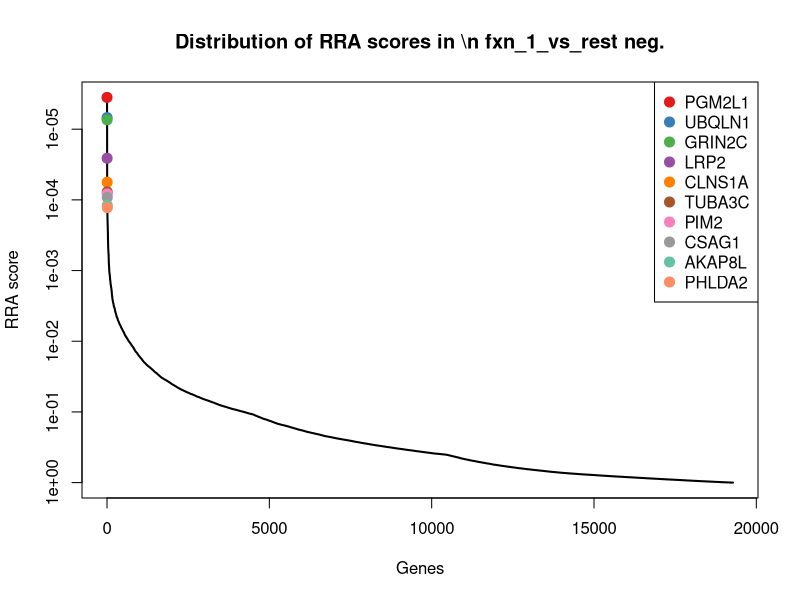
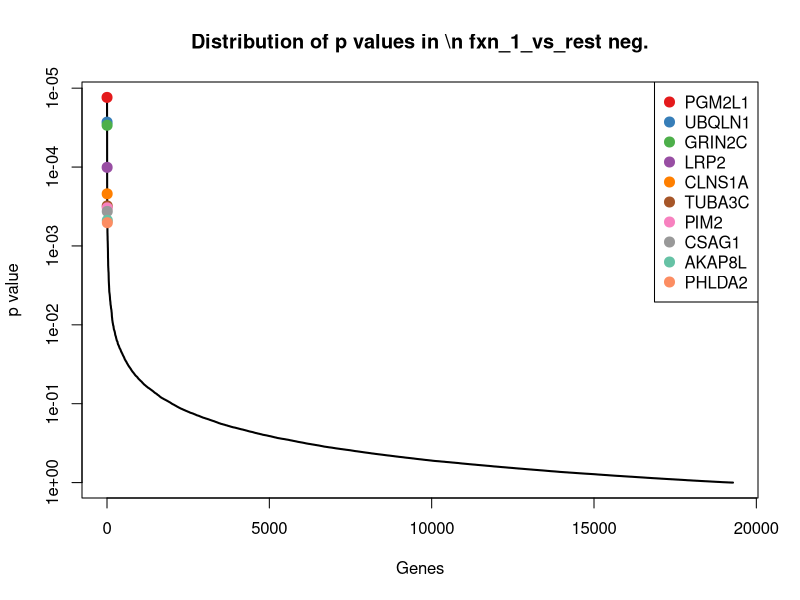
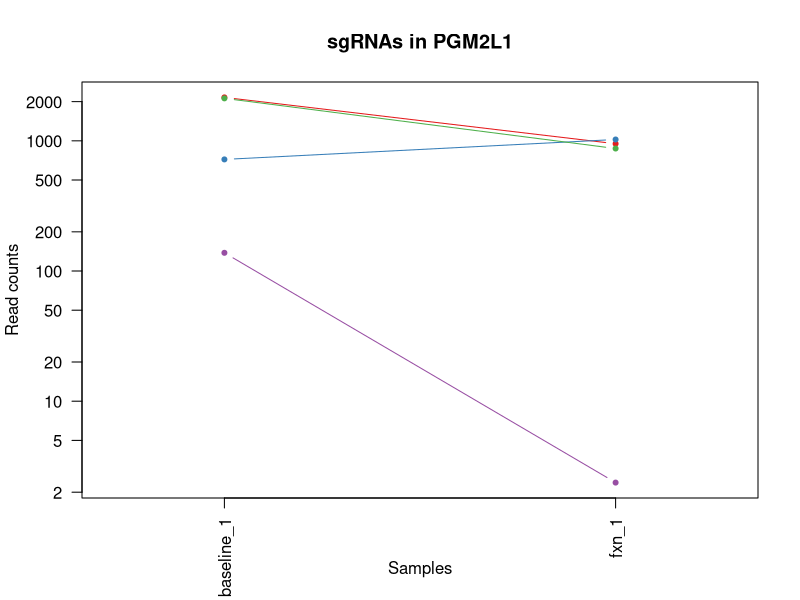
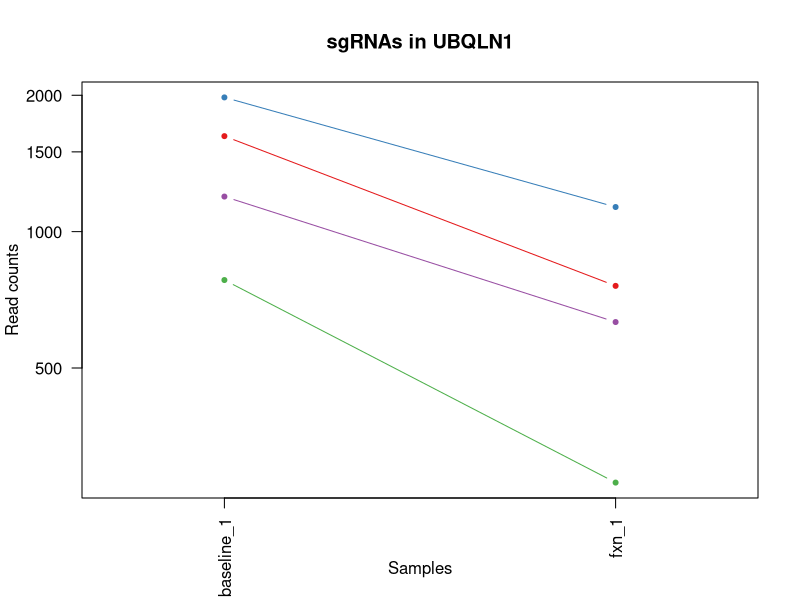
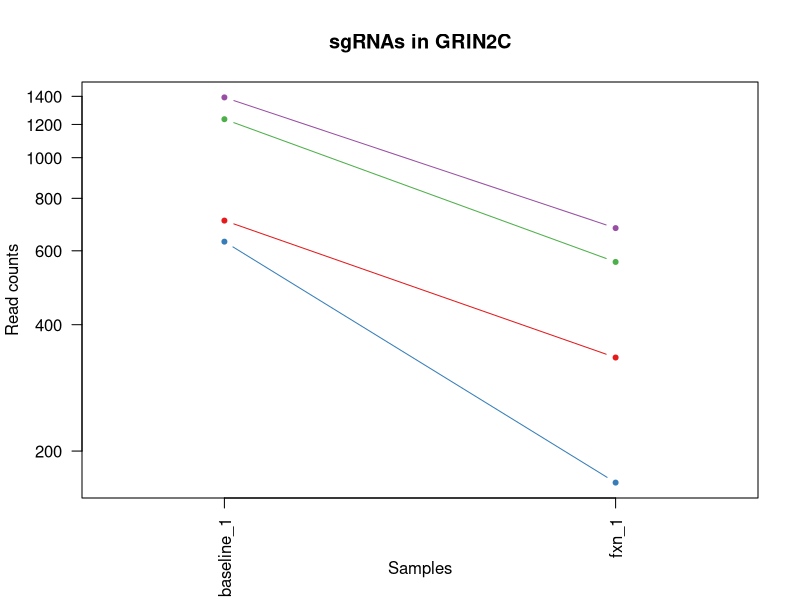
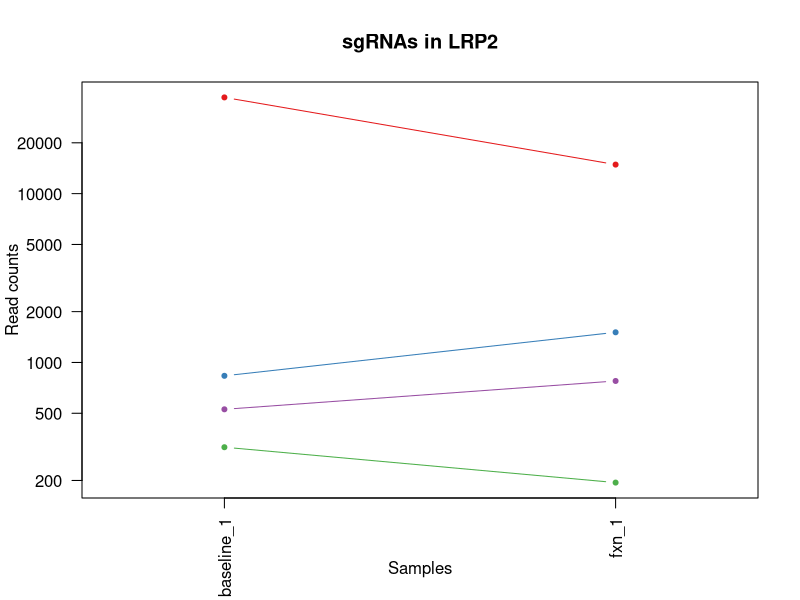
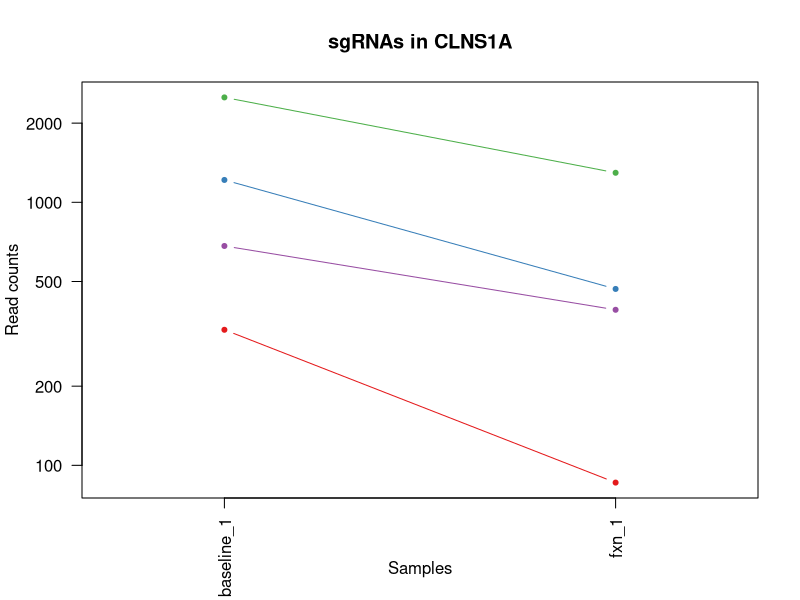
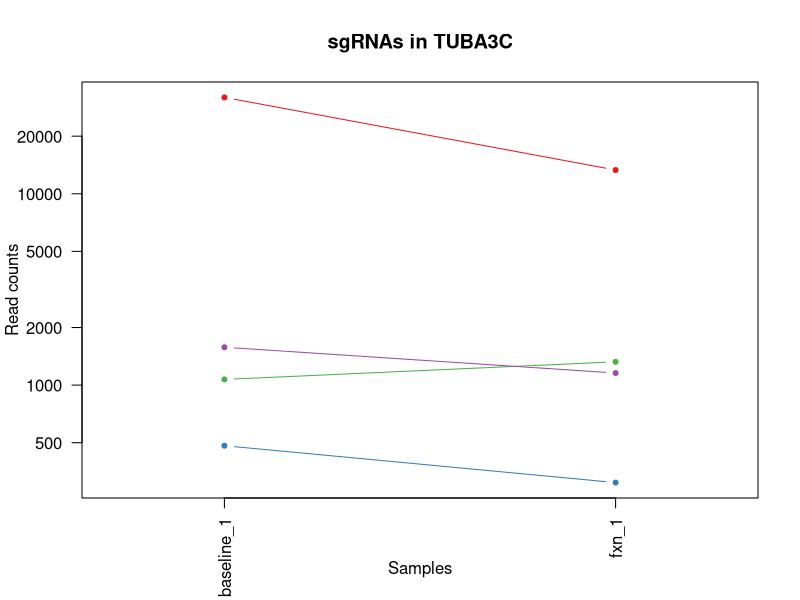

R code for these plots, in order: (Note: this script raises an error after producing the figures.)
pdf(file='defaultTest_totalNormCount_screen1.pdf',width=4.5,height=4.5);
gstable=read.table('defaultTest_totalNormCount_screen1.gene_summary.txt',header=T)
# 
#
# parameters
# Do not modify the variables beginning with "__"

# gstablename='__GENE_SUMMARY_FILE__'
startindex=3
# outputfile='__OUTPUT_FILE__'
targetgenelist=c("PGM2L1","UBQLN1","GRIN2C","LRP2","CLNS1A","TUBA3C","PIM2","CSAG1","AKAP8L","PHLDA2")
# samplelabel=sub('.\\w+.\\w+$','',colnames(gstable)[startindex]);
samplelabel='fxn_1_vs_rest neg.'


# You need to write some codes in front of this code:
# gstable=read.table(gstablename,header=T)
# pdf(file=outputfile,width=6,height=6)


# set up color using RColorBrewer
#library(RColorBrewer)
#colors <- brewer.pal(length(targetgenelist), "Set1")

colors=c( "#E41A1C", "#377EB8", "#4DAF4A", "#984EA3", "#FF7F00",  "#A65628", "#F781BF",
          "#999999", "#66C2A5", "#FC8D62", "#8DA0CB", "#E78AC3", "#A6D854", "#FFD92F", "#E5C494", "#B3B3B3", 
          "#8DD3C7", "#FFFFB3", "#BEBADA", "#FB8072", "#80B1D3", "#FDB462", "#B3DE69", "#FCCDE5",
          "#D9D9D9", "#BC80BD", "#CCEBC5", "#FFED6F")

######
# function definition

plotrankedvalues<-function(val, tglist, ...){
  
  plot(val,log='y',ylim=c(max(val),min(val)),type='l',lwd=2, ...)
  if(length(tglist)>0){
    for(i in 1:length(tglist)){
      targetgene=tglist[i];
      tx=which(names(val)==targetgene);ty=val[targetgene];
      points(tx,ty,col=colors[(i %% length(colors)) ],cex=2,pch=20)
      # text(tx+50,ty,targetgene,col=colors[i])
    }
    legend('topright',tglist,pch=20,pt.cex = 2,cex=1,col=colors)
  }
}



plotrandvalues<-function(val,targetgenelist, ...){
  # choose the one with the best distance distribution
  
  mindiffvalue=0;
  randval=val;
  for(i in 1:20){
    randval0=sample(val)
    vindex=sort(which(names(randval0) %in% targetgenelist))
    if(max(vindex)>0.9*length(val)){
      # print('pass...')
      next;
    }
    mindiffind=min(diff(vindex));
    if (mindiffind > mindiffvalue){
      mindiffvalue=mindiffind;
      randval=randval0;
      # print(paste('Diff: ',mindiffvalue))
    }
  }
  plot(randval,log='y',ylim=c(max(randval),min(randval)),pch=20,col='grey', ...)
  
  if(length(targetgenelist)>0){
    for(i in 1:length(targetgenelist)){
      targetgene=targetgenelist[i];
      tx=which(names(randval)==targetgene);ty=randval[targetgene];
      points(tx,ty,col=colors[(i %% length(colors)) ],cex=2,pch=20)
      text(tx+50,ty,targetgene,col=colors[i])
    }
  }
  
}




# set.seed(1235)



pvec=gstable[,startindex]
names(pvec)=gstable[,'id']
pvec=sort(pvec);

plotrankedvalues(pvec,targetgenelist,xlab='Genes',ylab='RRA score',main=paste('Distribution of RRA scores in \\n',samplelabel))

# plotrandvalues(pvec,targetgenelist,xlab='Genes',ylab='RRA score',main=paste('Distribution of RRA scores in \\n',samplelabel))


pvec=gstable[,startindex+1]
names(pvec)=gstable[,'id']
pvec=sort(pvec);

plotrankedvalues(pvec,targetgenelist,xlab='Genes',ylab='p value',main=paste('Distribution of p values in \\n',samplelabel))

# plotrandvalues(pvec,targetgenelist,xlab='Genes',ylab='p value',main=paste('Distribution of p values in \\n',samplelabel))



# you need to write after this code:
# dev.off()






# parameters
# Do not modify the variables beginning with "__"
targetmat=list(c(2154.096435462645,948.5910978737749),c(718.8126148772087,1022.6141026211503),c(2117.8045933434373,871.8265003579781),c(136.97243638539643,1.3707963842106574))
targetgene="PGM2L1"
collabel=c("baseline_1","fxn_1")

# set up color using RColorBrewer
#library(RColorBrewer)
#colors <- brewer.pal(length(targetgenelist), "Set1")

colors=c( "#E41A1C", "#377EB8", "#4DAF4A", "#984EA3", "#FF7F00",  "#A65628", "#F781BF",
          "#999999", "#66C2A5", "#FC8D62", "#8DA0CB", "#E78AC3", "#A6D854", "#FFD92F", "#E5C494", "#B3B3B3", 
          "#8DD3C7", "#FFFFB3", "#BEBADA", "#FB8072", "#80B1D3", "#FDB462", "#B3DE69", "#FCCDE5",
          "#D9D9D9", "#BC80BD", "#CCEBC5", "#FFED6F")


## code

targetmatvec=unlist(targetmat)+1
yrange=range(targetmatvec[targetmatvec>0]);
# yrange[1]=1; # set the minimum value to 1
for(i in 1:length(targetmat)){
  vali=targetmat[[i]]+1;
  if(i==1){
    plot(1:length(vali),vali,type='b',las=1,pch=20,main=paste('sgRNAs in',targetgene),ylab='Read counts',xlab='Samples',xlim=c(0.7,length(vali)+0.3),ylim = yrange,col=colors[(i %% length(colors))],xaxt='n',log='y')
    axis(1,at=1:length(vali),labels=(collabel),las=2)
    # lines(0:100,rep(1,101),col='black');
  }else{
    lines(1:length(vali),vali,type='b',pch=20,col=colors[(i %% length(colors))])
  }
}




# parameters
# Do not modify the variables beginning with "__"
targetmat=list(c(1623.767258688418,758.0504004684935),c(1977.3200432045694,1132.277813358003),c(780.8599578552088,278.2716659947634),c(1194.1186761803792,630.5663367369024))
targetgene="UBQLN1"
collabel=c("baseline_1","fxn_1")

# set up color using RColorBrewer
#library(RColorBrewer)
#colors <- brewer.pal(length(targetgenelist), "Set1")

colors=c( "#E41A1C", "#377EB8", "#4DAF4A", "#984EA3", "#FF7F00",  "#A65628", "#F781BF",
          "#999999", "#66C2A5", "#FC8D62", "#8DA0CB", "#E78AC3", "#A6D854", "#FFD92F", "#E5C494", "#B3B3B3", 
          "#8DD3C7", "#FFFFB3", "#BEBADA", "#FB8072", "#80B1D3", "#FDB462", "#B3DE69", "#FCCDE5",
          "#D9D9D9", "#BC80BD", "#CCEBC5", "#FFED6F")


## code

targetmatvec=unlist(targetmat)+1
yrange=range(targetmatvec[targetmatvec>0]);
# yrange[1]=1; # set the minimum value to 1
for(i in 1:length(targetmat)){
  vali=targetmat[[i]]+1;
  if(i==1){
    plot(1:length(vali),vali,type='b',las=1,pch=20,main=paste('sgRNAs in',targetgene),ylab='Read counts',xlab='Samples',xlim=c(0.7,length(vali)+0.3),ylim = yrange,col=colors[(i %% length(colors))],xaxt='n',log='y')
    axis(1,at=1:length(vali),labels=(collabel),las=2)
    # lines(0:100,rep(1,101),col='black');
  }else{
    lines(1:length(vali),vali,type='b',pch=20,col=colors[(i %% length(colors))])
  }
}




# parameters
# Do not modify the variables beginning with "__"
targetmat=list(c(707.105569032303,333.1035213631897),c(629.8390664559255,167.2371588737002),c(1233.9226320530586,563.3973139105802),c(1390.7970463747947,678.5442101842754))
targetgene="GRIN2C"
collabel=c("baseline_1","fxn_1")

# set up color using RColorBrewer
#library(RColorBrewer)
#colors <- brewer.pal(length(targetgenelist), "Set1")

colors=c( "#E41A1C", "#377EB8", "#4DAF4A", "#984EA3", "#FF7F00",  "#A65628", "#F781BF",
          "#999999", "#66C2A5", "#FC8D62", "#8DA0CB", "#E78AC3", "#A6D854", "#FFD92F", "#E5C494", "#B3B3B3", 
          "#8DD3C7", "#FFFFB3", "#BEBADA", "#FB8072", "#80B1D3", "#FDB462", "#B3DE69", "#FCCDE5",
          "#D9D9D9", "#BC80BD", "#CCEBC5", "#FFED6F")


## code

targetmatvec=unlist(targetmat)+1
yrange=range(targetmatvec[targetmatvec>0]);
# yrange[1]=1; # set the minimum value to 1
for(i in 1:length(targetmat)){
  vali=targetmat[[i]]+1;
  if(i==1){
    plot(1:length(vali),vali,type='b',las=1,pch=20,main=paste('sgRNAs in',targetgene),ylab='Read counts',xlab='Samples',xlim=c(0.7,length(vali)+0.3),ylim = yrange,col=colors[(i %% length(colors))],xaxt='n',log='y')
    axis(1,at=1:length(vali),labels=(collabel),las=2)
    # lines(0:100,rep(1,101),col='black');
  }else{
    lines(1:length(vali),vali,type='b',pch=20,col=colors[(i %% length(colors))])
  }
}




# parameters
# Do not modify the variables beginning with "__"
targetmat=list(c(37146.45646588572,14858.062008459316),c(832.3709595727939,1507.876022631723),c(313.7488286434722,193.2822901737027),c(526.8170630207555,775.8707534632321))
targetgene="LRP2"
collabel=c("baseline_1","fxn_1")

# set up color using RColorBrewer
#library(RColorBrewer)
#colors <- brewer.pal(length(targetgenelist), "Set1")

colors=c( "#E41A1C", "#377EB8", "#4DAF4A", "#984EA3", "#FF7F00",  "#A65628", "#F781BF",
          "#999999", "#66C2A5", "#FC8D62", "#8DA0CB", "#E78AC3", "#A6D854", "#FFD92F", "#E5C494", "#B3B3B3", 
          "#8DD3C7", "#FFFFB3", "#BEBADA", "#FB8072", "#80B1D3", "#FDB462", "#B3DE69", "#FCCDE5",
          "#D9D9D9", "#BC80BD", "#CCEBC5", "#FFED6F")


## code

targetmatvec=unlist(targetmat)+1
yrange=range(targetmatvec[targetmatvec>0]);
# yrange[1]=1; # set the minimum value to 1
for(i in 1:length(targetmat)){
  vali=targetmat[[i]]+1;
  if(i==1){
    plot(1:length(vali),vali,type='b',las=1,pch=20,main=paste('sgRNAs in',targetgene),ylab='Read counts',xlab='Samples',xlim=c(0.7,length(vali)+0.3),ylim = yrange,col=colors[(i %% length(colors))],xaxt='n',log='y')
    axis(1,at=1:length(vali),labels=(collabel),las=2)
    # lines(0:100,rep(1,101),col='black');
  }else{
    lines(1:length(vali),vali,type='b',pch=20,col=colors[(i %% length(colors))])
  }
}




# parameters
# Do not modify the variables beginning with "__"
targetmat=list(c(326.6265790728685,84.98937582106075),c(1215.1913587012095,467.44156701583415),c(2504.137106225325,1294.0317866948606),c(681.3500681735106,389.30617311582665))
targetgene="CLNS1A"
collabel=c("baseline_1","fxn_1")

# set up color using RColorBrewer
#library(RColorBrewer)
#colors <- brewer.pal(length(targetgenelist), "Set1")

colors=c( "#E41A1C", "#377EB8", "#4DAF4A", "#984EA3", "#FF7F00",  "#A65628", "#F781BF",
          "#999999", "#66C2A5", "#FC8D62", "#8DA0CB", "#E78AC3", "#A6D854", "#FFD92F", "#E5C494", "#B3B3B3", 
          "#8DD3C7", "#FFFFB3", "#BEBADA", "#FB8072", "#80B1D3", "#FDB462", "#B3DE69", "#FCCDE5",
          "#D9D9D9", "#BC80BD", "#CCEBC5", "#FFED6F")


## code

targetmatvec=unlist(targetmat)+1
yrange=range(targetmatvec[targetmatvec>0]);
# yrange[1]=1; # set the minimum value to 1
for(i in 1:length(targetmat)){
  vali=targetmat[[i]]+1;
  if(i==1){
    plot(1:length(vali),vali,type='b',las=1,pch=20,main=paste('sgRNAs in',targetgene),ylab='Read counts',xlab='Samples',xlim=c(0.7,length(vali)+0.3),ylim = yrange,col=colors[(i %% length(colors))],xaxt='n',log='y')
    axis(1,at=1:length(vali),labels=(collabel),las=2)
    # lines(0:100,rep(1,101),col='black');
  }else{
    lines(1:length(vali),vali,type='b',pch=20,col=colors[(i %% length(colors))])
  }
}




# parameters
# Do not modify the variables beginning with "__"
targetmat=list(c(31886.4807677696,13306.32050153285),c(481.1595842256234,308.4291864473979),c(1070.023990224379,1322.8185107632842),c(1575.7683707243045,1155.581351889584))
targetgene="TUBA3C"
collabel=c("baseline_1","fxn_1")

# set up color using RColorBrewer
#library(RColorBrewer)
#colors <- brewer.pal(length(targetgenelist), "Set1")

colors=c( "#E41A1C", "#377EB8", "#4DAF4A", "#984EA3", "#FF7F00",  "#A65628", "#F781BF",
          "#999999", "#66C2A5", "#FC8D62", "#8DA0CB", "#E78AC3", "#A6D854", "#FFD92F", "#E5C494", "#B3B3B3", 
          "#8DD3C7", "#FFFFB3", "#BEBADA", "#FB8072", "#80B1D3", "#FDB462", "#B3DE69", "#FCCDE5",
          "#D9D9D9", "#BC80BD", "#CCEBC5", "#FFED6F")


## code

targetmatvec=unlist(targetmat)+1
yrange=range(targetmatvec[targetmatvec>0]);
# yrange[1]=1; # set the minimum value to 1
for(i in 1:length(targetmat)){
  vali=targetmat[[i]]+1;
  if(i==1){
    plot(1:length(vali),vali,type='b',las=1,pch=20,main=paste('sgRNAs in',targetgene),ylab='Read counts',xlab='Samples',xlim=c(0.7,length(vali)+0.3),ylim = yrange,col=colors[(i %% length(colors))],xaxt='n',log='y')
    axis(1,at=1:length(vali),labels=(collabel),las=2)
    # lines(0:100,rep(1,101),col='black');
  }else{
    lines(1:length(vali),vali,type='b',pch=20,col=colors[(i %% length(colors))])
  }
}




# parameters
# Do not modify the variables beginning with "__"
targetmat=list(c(670.8137269130955,352.2946707421389),c(2066.2935916258525,1352.9760312159187),c(1677.6196695749838,881.4220750474526),c(586.5229968297746,311.1707792158192))
targetgene="PIM2"
collabel=c("baseline_1","fxn_1")

# set up color using RColorBrewer
#library(RColorBrewer)
#colors <- brewer.pal(length(targetgenelist), "Set1")

colors=c( "#E41A1C", "#377EB8", "#4DAF4A", "#984EA3", "#FF7F00",  "#A65628", "#F781BF",
          "#999999", "#66C2A5", "#FC8D62", "#8DA0CB", "#E78AC3", "#A6D854", "#FFD92F", "#E5C494", "#B3B3B3", 
          "#8DD3C7", "#FFFFB3", "#BEBADA", "#FB8072", "#80B1D3", "#FDB462", "#B3DE69", "#FCCDE5",
          "#D9D9D9", "#BC80BD", "#CCEBC5", "#FFED6F")


## code

targetmatvec=unlist(targetmat)+1
yrange=range(targetmatvec[targetmatvec>0]);
# yrange[1]=1; # set the minimum value to 1
for(i in 1:length(targetmat)){
  vali=targetmat[[i]]+1;
  if(i==1){
    plot(1:length(vali),vali,type='b',las=1,pch=20,main=paste('sgRNAs in',targetgene),ylab='Read counts',xlab='Samples',xlim=c(0.7,length(vali)+0.3),ylim = yrange,col=colors[(i %% length(colors))],xaxt='n',log='y')
    axis(1,at=1:length(vali),labels=(collabel),las=2)
    # lines(0:100,rep(1,101),col='black');
  }else{
    lines(1:length(vali),vali,type='b',pch=20,col=colors[(i %% length(colors))])
  }
}




# parameters
# Do not modify the variables beginning with "__"
targetmat=list(c(2415.163557804042,958.1866725632495),c(1114.5107644350207,217.95662508949454),c(1167.1924707370963,1605.2025659106796),c(752.7630478274352,795.0619028421812))
targetgene="CSAG1"
collabel=c("baseline_1","fxn_1")

# set up color using RColorBrewer
#library(RColorBrewer)
#colors <- brewer.pal(length(targetgenelist), "Set1")

colors=c( "#E41A1C", "#377EB8", "#4DAF4A", "#984EA3", "#FF7F00",  "#A65628", "#F781BF",
          "#999999", "#66C2A5", "#FC8D62", "#8DA0CB", "#E78AC3", "#A6D854", "#FFD92F", "#E5C494", "#B3B3B3", 
          "#8DD3C7", "#FFFFB3", "#BEBADA", "#FB8072", "#80B1D3", "#FDB462", "#B3DE69", "#FCCDE5",
          "#D9D9D9", "#BC80BD", "#CCEBC5", "#FFED6F")


## code

targetmatvec=unlist(targetmat)+1
yrange=range(targetmatvec[targetmatvec>0]);
# yrange[1]=1; # set the minimum value to 1
for(i in 1:length(targetmat)){
  vali=targetmat[[i]]+1;
  if(i==1){
    plot(1:length(vali),vali,type='b',las=1,pch=20,main=paste('sgRNAs in',targetgene),ylab='Read counts',xlab='Samples',xlim=c(0.7,length(vali)+0.3),ylim = yrange,col=colors[(i %% length(colors))],xaxt='n',log='y')
    axis(1,at=1:length(vali),labels=(collabel),las=2)
    # lines(0:100,rep(1,101),col='black');
  }else{
    lines(1:length(vali),vali,type='b',pch=20,col=colors[(i %% length(colors))])
  }
}




# parameters
# Do not modify the variables beginning with "__"
targetmat=list(c(1779.4709684256634,2175.453861742313),c(3752.1081932922707,1540.775135852779),c(94.82707134373601,0.0),c(495.20803923951024,1073.3335688369448))
targetgene="AKAP8L"
collabel=c("baseline_1","fxn_1")

# set up color using RColorBrewer
#library(RColorBrewer)
#colors <- brewer.pal(length(targetgenelist), "Set1")

colors=c( "#E41A1C", "#377EB8", "#4DAF4A", "#984EA3", "#FF7F00",  "#A65628", "#F781BF",
          "#999999", "#66C2A5", "#FC8D62", "#8DA0CB", "#E78AC3", "#A6D854", "#FFD92F", "#E5C494", "#B3B3B3", 
          "#8DD3C7", "#FFFFB3", "#BEBADA", "#FB8072", "#80B1D3", "#FDB462", "#B3DE69", "#FCCDE5",
          "#D9D9D9", "#BC80BD", "#CCEBC5", "#FFED6F")


## code

targetmatvec=unlist(targetmat)+1
yrange=range(targetmatvec[targetmatvec>0]);
# yrange[1]=1; # set the minimum value to 1
for(i in 1:length(targetmat)){
  vali=targetmat[[i]]+1;
  if(i==1){
    plot(1:length(vali),vali,type='b',las=1,pch=20,main=paste('sgRNAs in',targetgene),ylab='Read counts',xlab='Samples',xlim=c(0.7,length(vali)+0.3),ylim = yrange,col=colors[(i %% length(colors))],xaxt='n',log='y')
    axis(1,at=1:length(vali),labels=(collabel),las=2)
    # lines(0:100,rep(1,101),col='black');
  }else{
    lines(1:length(vali),vali,type='b',pch=20,col=colors[(i %% length(colors))])
  }
}




# parameters
# Do not modify the variables beginning with "__"
targetmat=list(c(15733.098910968743,5558.579337974216),c(1860.2495847555126,2486.6246409581327),c(1785.3244913481162,1067.850383300102),c(1978.49074778906,1599.719380373837))
targetgene="PHLDA2"
collabel=c("baseline_1","fxn_1")

# set up color using RColorBrewer
#library(RColorBrewer)
#colors <- brewer.pal(length(targetgenelist), "Set1")

colors=c( "#E41A1C", "#377EB8", "#4DAF4A", "#984EA3", "#FF7F00",  "#A65628", "#F781BF",
          "#999999", "#66C2A5", "#FC8D62", "#8DA0CB", "#E78AC3", "#A6D854", "#FFD92F", "#E5C494", "#B3B3B3", 
          "#8DD3C7", "#FFFFB3", "#BEBADA", "#FB8072", "#80B1D3", "#FDB462", "#B3DE69", "#FCCDE5",
          "#D9D9D9", "#BC80BD", "#CCEBC5", "#FFED6F")


## code

targetmatvec=unlist(targetmat)+1
yrange=range(targetmatvec[targetmatvec>0]);
# yrange[1]=1; # set the minimum value to 1
for(i in 1:length(targetmat)){
  vali=targetmat[[i]]+1;
  if(i==1){
    plot(1:length(vali),vali,type='b',las=1,pch=20,main=paste('sgRNAs in',targetgene),ylab='Read counts',xlab='Samples',xlim=c(0.7,length(vali)+0.3),ylim = yrange,col=colors[(i %% length(colors))],xaxt='n',log='y')
    axis(1,at=1:length(vali),labels=(collabel),las=2)
    # lines(0:100,rep(1,101),col='black');
  }else{
    lines(1:length(vali),vali,type='b',pch=20,col=colors[(i %% length(colors))])
  }
}



# 
#
# parameters
# Do not modify the variables beginning with "__"

# gstablename='__GENE_SUMMARY_FILE__'
startindex=9
# outputfile='__OUTPUT_FILE__'
targetgenelist=c("TRA2B","CSNK2A1","DDX6","RPL27A","SUPV3L1","C9orf62","ERGIC2","NPIPB6","ATPAF2","RPL24")
# samplelabel=sub('.\\w+.\\w+$','',colnames(gstable)[startindex]);
samplelabel='fxn_1_vs_rest pos.'


# You need to write some codes in front of this code:
# gstable=read.table(gstablename,header=T)
# pdf(file=outputfile,width=6,height=6)


# set up color using RColorBrewer
#library(RColorBrewer)
#colors <- brewer.pal(length(targetgenelist), "Set1")

colors=c( "#E41A1C", "#377EB8", "#4DAF4A", "#984EA3", "#FF7F00",  "#A65628", "#F781BF",
          "#999999", "#66C2A5", "#FC8D62", "#8DA0CB", "#E78AC3", "#A6D854", "#FFD92F", "#E5C494", "#B3B3B3", 
          "#8DD3C7", "#FFFFB3", "#BEBADA", "#FB8072", "#80B1D3", "#FDB462", "#B3DE69", "#FCCDE5",
          "#D9D9D9", "#BC80BD", "#CCEBC5", "#FFED6F")

######
# function definition

plotrankedvalues<-function(val, tglist, ...){
  
  plot(val,log='y',ylim=c(max(val),min(val)),type='l',lwd=2, ...)
  if(length(tglist)>0){
    for(i in 1:length(tglist)){
      targetgene=tglist[i];
      tx=which(names(val)==targetgene);ty=val[targetgene];
      points(tx,ty,col=colors[(i %% length(colors)) ],cex=2,pch=20)
      # text(tx+50,ty,targetgene,col=colors[i])
    }
    legend('topright',tglist,pch=20,pt.cex = 2,cex=1,col=colors)
  }
}



plotrandvalues<-function(val,targetgenelist, ...){
  # choose the one with the best distance distribution
  
  mindiffvalue=0;
  randval=val;
  for(i in 1:20){
    randval0=sample(val)
    vindex=sort(which(names(randval0) %in% targetgenelist))
    if(max(vindex)>0.9*length(val)){
      # print('pass...')
      next;
    }
    mindiffind=min(diff(vindex));
    if (mindiffind > mindiffvalue){
      mindiffvalue=mindiffind;
      randval=randval0;
      # print(paste('Diff: ',mindiffvalue))
    }
  }
  plot(randval,log='y',ylim=c(max(randval),min(randval)),pch=20,col='grey', ...)
  
  if(length(targetgenelist)>0){
    for(i in 1:length(targetgenelist)){
      targetgene=targetgenelist[i];
      tx=which(names(randval)==targetgene);ty=randval[targetgene];
      points(tx,ty,col=colors[(i %% length(colors)) ],cex=2,pch=20)
      text(tx+50,ty,targetgene,col=colors[i])
    }
  }
  
}




# set.seed(1235)



pvec=gstable[,startindex]
names(pvec)=gstable[,'id']
pvec=sort(pvec);

plotrankedvalues(pvec,targetgenelist,xlab='Genes',ylab='RRA score',main=paste('Distribution of RRA scores in \\n',samplelabel))

# plotrandvalues(pvec,targetgenelist,xlab='Genes',ylab='RRA score',main=paste('Distribution of RRA scores in \\n',samplelabel))


pvec=gstable[,startindex+1]
names(pvec)=gstable[,'id']
pvec=sort(pvec);

plotrankedvalues(pvec,targetgenelist,xlab='Genes',ylab='p value',main=paste('Distribution of p values in \\n',samplelabel))

# plotrandvalues(pvec,targetgenelist,xlab='Genes',ylab='p value',main=paste('Distribution of p values in \\n',samplelabel))



# you need to write after this code:
# dev.off()






# parameters
# Do not modify the variables beginning with "__"
targetmat=list(c(2164.63277672306,7481.806665021768),c(3012.2228958942314,9421.48354867985),c(3009.8814867252504,6703.194318790115),c(2257.118438897815,7984.888938027078))
targetgene="TRA2B"
collabel=c("baseline_1","fxn_1")

# set up color using RColorBrewer
#library(RColorBrewer)
#colors <- brewer.pal(length(targetgenelist), "Set1")

colors=c( "#E41A1C", "#377EB8", "#4DAF4A", "#984EA3", "#FF7F00",  "#A65628", "#F781BF",
          "#999999", "#66C2A5", "#FC8D62", "#8DA0CB", "#E78AC3", "#A6D854", "#FFD92F", "#E5C494", "#B3B3B3", 
          "#8DD3C7", "#FFFFB3", "#BEBADA", "#FB8072", "#80B1D3", "#FDB462", "#B3DE69", "#FCCDE5",
          "#D9D9D9", "#BC80BD", "#CCEBC5", "#FFED6F")


## code

targetmatvec=unlist(targetmat)+1
yrange=range(targetmatvec[targetmatvec>0]);
# yrange[1]=1; # set the minimum value to 1
for(i in 1:length(targetmat)){
  vali=targetmat[[i]]+1;
  if(i==1){
    plot(1:length(vali),vali,type='b',las=1,pch=20,main=paste('sgRNAs in',targetgene),ylab='Read counts',xlab='Samples',xlim=c(0.7,length(vali)+0.3),ylim = yrange,col=colors[(i %% length(colors))],xaxt='n',log='y')
    axis(1,at=1:length(vali),labels=(collabel),las=2)
    # lines(0:100,rep(1,101),col='black');
  }else{
    lines(1:length(vali),vali,type='b',pch=20,col=colors[(i %% length(colors))])
  }
}




# parameters
# Do not modify the variables beginning with "__"
targetmat=list(c(11361.687992480962,26764.799401713084),c(1026.7079205982282,2597.659148079196),c(684.8621819269823,1742.2822043317453),c(940.0757813459261,2461.950306042341))
targetgene="CSNK2A1"
collabel=c("baseline_1","fxn_1")

# set up color using RColorBrewer
#library(RColorBrewer)
#colors <- brewer.pal(length(targetgenelist), "Set1")

colors=c( "#E41A1C", "#377EB8", "#4DAF4A", "#984EA3", "#FF7F00",  "#A65628", "#F781BF",
          "#999999", "#66C2A5", "#FC8D62", "#8DA0CB", "#E78AC3", "#A6D854", "#FFD92F", "#E5C494", "#B3B3B3", 
          "#8DD3C7", "#FFFFB3", "#BEBADA", "#FB8072", "#80B1D3", "#FDB462", "#B3DE69", "#FCCDE5",
          "#D9D9D9", "#BC80BD", "#CCEBC5", "#FFED6F")


## code

targetmatvec=unlist(targetmat)+1
yrange=range(targetmatvec[targetmatvec>0]);
# yrange[1]=1; # set the minimum value to 1
for(i in 1:length(targetmat)){
  vali=targetmat[[i]]+1;
  if(i==1){
    plot(1:length(vali),vali,type='b',las=1,pch=20,main=paste('sgRNAs in',targetgene),ylab='Read counts',xlab='Samples',xlim=c(0.7,length(vali)+0.3),ylim = yrange,col=colors[(i %% length(colors))],xaxt='n',log='y')
    axis(1,at=1:length(vali),labels=(collabel),las=2)
    # lines(0:100,rep(1,101),col='black');
  }else{
    lines(1:length(vali),vali,type='b',pch=20,col=colors[(i %% length(colors))])
  }
}




# parameters
# Do not modify the variables beginning with "__"
targetmat=list(c(2209.1195509337017,2675.794541979203),c(289.1640323691703,1144.614980815899),c(103.02200343516999,642.9035041947983),c(189.65414268747202,600.408816284268))
targetgene="DDX6"
collabel=c("baseline_1","fxn_1")

# set up color using RColorBrewer
#library(RColorBrewer)
#colors <- brewer.pal(length(targetgenelist), "Set1")

colors=c( "#E41A1C", "#377EB8", "#4DAF4A", "#984EA3", "#FF7F00",  "#A65628", "#F781BF",
          "#999999", "#66C2A5", "#FC8D62", "#8DA0CB", "#E78AC3", "#A6D854", "#FFD92F", "#E5C494", "#B3B3B3", 
          "#8DD3C7", "#FFFFB3", "#BEBADA", "#FB8072", "#80B1D3", "#FDB462", "#B3DE69", "#FCCDE5",
          "#D9D9D9", "#BC80BD", "#CCEBC5", "#FFED6F")


## code

targetmatvec=unlist(targetmat)+1
yrange=range(targetmatvec[targetmatvec>0]);
# yrange[1]=1; # set the minimum value to 1
for(i in 1:length(targetmat)){
  vali=targetmat[[i]]+1;
  if(i==1){
    plot(1:length(vali),vali,type='b',las=1,pch=20,main=paste('sgRNAs in',targetgene),ylab='Read counts',xlab='Samples',xlim=c(0.7,length(vali)+0.3),ylim = yrange,col=colors[(i %% length(colors))],xaxt='n',log='y')
    axis(1,at=1:length(vali),labels=(collabel),las=2)
    # lines(0:100,rep(1,101),col='black');
  }else{
    lines(1:length(vali),vali,type='b',pch=20,col=colors[(i %% length(colors))])
  }
}




# parameters
# Do not modify the variables beginning with "__"
targetmat=list(c(161.55723265969837,371.4858201210882),c(51.511001717584996,154.8999914158043),c(428.4778779235479,1051.4008266895742),c(7.024227506943408,287.8672406842381))
targetgene="RPL27A"
collabel=c("baseline_1","fxn_1")

# set up color using RColorBrewer
#library(RColorBrewer)
#colors <- brewer.pal(length(targetgenelist), "Set1")

colors=c( "#E41A1C", "#377EB8", "#4DAF4A", "#984EA3", "#FF7F00",  "#A65628", "#F781BF",
          "#999999", "#66C2A5", "#FC8D62", "#8DA0CB", "#E78AC3", "#A6D854", "#FFD92F", "#E5C494", "#B3B3B3", 
          "#8DD3C7", "#FFFFB3", "#BEBADA", "#FB8072", "#80B1D3", "#FDB462", "#B3DE69", "#FCCDE5",
          "#D9D9D9", "#BC80BD", "#CCEBC5", "#FFED6F")


## code

targetmatvec=unlist(targetmat)+1
yrange=range(targetmatvec[targetmatvec>0]);
# yrange[1]=1; # set the minimum value to 1
for(i in 1:length(targetmat)){
  vali=targetmat[[i]]+1;
  if(i==1){
    plot(1:length(vali),vali,type='b',las=1,pch=20,main=paste('sgRNAs in',targetgene),ylab='Read counts',xlab='Samples',xlim=c(0.7,length(vali)+0.3),ylim = yrange,col=colors[(i %% length(colors))],xaxt='n',log='y')
    axis(1,at=1:length(vali),labels=(collabel),las=2)
    # lines(0:100,rep(1,101),col='black');
  }else{
    lines(1:length(vali),vali,type='b',pch=20,col=colors[(i %% length(colors))])
  }
}




# parameters
# Do not modify the variables beginning with "__"
targetmat=list(c(1130.9006286178887,908.8380027316658),c(242.33584898954757,494.8574947000473),c(865.1506879385298,4100.051985174076),c(23.414091689811357,190.54069740528138))
targetgene="SUPV3L1"
collabel=c("baseline_1","fxn_1")

# set up color using RColorBrewer
#library(RColorBrewer)
#colors <- brewer.pal(length(targetgenelist), "Set1")

colors=c( "#E41A1C", "#377EB8", "#4DAF4A", "#984EA3", "#FF7F00",  "#A65628", "#F781BF",
          "#999999", "#66C2A5", "#FC8D62", "#8DA0CB", "#E78AC3", "#A6D854", "#FFD92F", "#E5C494", "#B3B3B3", 
          "#8DD3C7", "#FFFFB3", "#BEBADA", "#FB8072", "#80B1D3", "#FDB462", "#B3DE69", "#FCCDE5",
          "#D9D9D9", "#BC80BD", "#CCEBC5", "#FFED6F")


## code

targetmatvec=unlist(targetmat)+1
yrange=range(targetmatvec[targetmatvec>0]);
# yrange[1]=1; # set the minimum value to 1
for(i in 1:length(targetmat)){
  vali=targetmat[[i]]+1;
  if(i==1){
    plot(1:length(vali),vali,type='b',las=1,pch=20,main=paste('sgRNAs in',targetgene),ylab='Read counts',xlab='Samples',xlim=c(0.7,length(vali)+0.3),ylim = yrange,col=colors[(i %% length(colors))],xaxt='n',log='y')
    axis(1,at=1:length(vali),labels=(collabel),las=2)
    # lines(0:100,rep(1,101),col='black');
  }else{
    lines(1:length(vali),vali,type='b',pch=20,col=colors[(i %% length(colors))])
  }
}




# parameters
# Do not modify the variables beginning with "__"
targetmat=list(c(1345.1395675796628,1273.4698409317007),c(1932.8332689939277,6708.677504326957),c(793.7377082846051,3037.6847874108166),c(783.2013670241901,966.4114508685134))
targetgene="C9orf62"
collabel=c("baseline_1","fxn_1")

# set up color using RColorBrewer
#library(RColorBrewer)
#colors <- brewer.pal(length(targetgenelist), "Set1")

colors=c( "#E41A1C", "#377EB8", "#4DAF4A", "#984EA3", "#FF7F00",  "#A65628", "#F781BF",
          "#999999", "#66C2A5", "#FC8D62", "#8DA0CB", "#E78AC3", "#A6D854", "#FFD92F", "#E5C494", "#B3B3B3", 
          "#8DD3C7", "#FFFFB3", "#BEBADA", "#FB8072", "#80B1D3", "#FDB462", "#B3DE69", "#FCCDE5",
          "#D9D9D9", "#BC80BD", "#CCEBC5", "#FFED6F")


## code

targetmatvec=unlist(targetmat)+1
yrange=range(targetmatvec[targetmatvec>0]);
# yrange[1]=1; # set the minimum value to 1
for(i in 1:length(targetmat)){
  vali=targetmat[[i]]+1;
  if(i==1){
    plot(1:length(vali),vali,type='b',las=1,pch=20,main=paste('sgRNAs in',targetgene),ylab='Read counts',xlab='Samples',xlim=c(0.7,length(vali)+0.3),ylim = yrange,col=colors[(i %% length(colors))],xaxt='n',log='y')
    axis(1,at=1:length(vali),labels=(collabel),las=2)
    # lines(0:100,rep(1,101),col='black');
  }else{
    lines(1:length(vali),vali,type='b',pch=20,col=colors[(i %% length(colors))])
  }
}




# parameters
# Do not modify the variables beginning with "__"
targetmat=list(c(2300.4345085239665,3712.1166084424603),c(519.7928355138122,1023.9848990053611),c(770.3236165947937,1640.8432719001569),c(91.3149575902643,204.24866124738796))
targetgene="ERGIC2"
collabel=c("baseline_1","fxn_1")

# set up color using RColorBrewer
#library(RColorBrewer)
#colors <- brewer.pal(length(targetgenelist), "Set1")

colors=c( "#E41A1C", "#377EB8", "#4DAF4A", "#984EA3", "#FF7F00",  "#A65628", "#F781BF",
          "#999999", "#66C2A5", "#FC8D62", "#8DA0CB", "#E78AC3", "#A6D854", "#FFD92F", "#E5C494", "#B3B3B3", 
          "#8DD3C7", "#FFFFB3", "#BEBADA", "#FB8072", "#80B1D3", "#FDB462", "#B3DE69", "#FCCDE5",
          "#D9D9D9", "#BC80BD", "#CCEBC5", "#FFED6F")


## code

targetmatvec=unlist(targetmat)+1
yrange=range(targetmatvec[targetmatvec>0]);
# yrange[1]=1; # set the minimum value to 1
for(i in 1:length(targetmat)){
  vali=targetmat[[i]]+1;
  if(i==1){
    plot(1:length(vali),vali,type='b',las=1,pch=20,main=paste('sgRNAs in',targetgene),ylab='Read counts',xlab='Samples',xlim=c(0.7,length(vali)+0.3),ylim = yrange,col=colors[(i %% length(colors))],xaxt='n',log='y')
    axis(1,at=1:length(vali),labels=(collabel),las=2)
    # lines(0:100,rep(1,101),col='black');
  }else{
    lines(1:length(vali),vali,type='b',pch=20,col=colors[(i %% length(colors))])
  }
}




# parameters
# Do not modify the variables beginning with "__"
targetmat=list(c(607.5956793506048,651.1282825000623),c(1031.3907389361905,471.55395616846613),c(8.194932091433976,76.76459751579682),c(77.26650257637749,478.4079380895194))
targetgene="NPIPB6"
collabel=c("baseline_1","fxn_1")

# set up color using RColorBrewer
#library(RColorBrewer)
#colors <- brewer.pal(length(targetgenelist), "Set1")

colors=c( "#E41A1C", "#377EB8", "#4DAF4A", "#984EA3", "#FF7F00",  "#A65628", "#F781BF",
          "#999999", "#66C2A5", "#FC8D62", "#8DA0CB", "#E78AC3", "#A6D854", "#FFD92F", "#E5C494", "#B3B3B3", 
          "#8DD3C7", "#FFFFB3", "#BEBADA", "#FB8072", "#80B1D3", "#FDB462", "#B3DE69", "#FCCDE5",
          "#D9D9D9", "#BC80BD", "#CCEBC5", "#FFED6F")


## code

targetmatvec=unlist(targetmat)+1
yrange=range(targetmatvec[targetmatvec>0]);
# yrange[1]=1; # set the minimum value to 1
for(i in 1:length(targetmat)){
  vali=targetmat[[i]]+1;
  if(i==1){
    plot(1:length(vali),vali,type='b',las=1,pch=20,main=paste('sgRNAs in',targetgene),ylab='Read counts',xlab='Samples',xlim=c(0.7,length(vali)+0.3),ylim = yrange,col=colors[(i %% length(colors))],xaxt='n',log='y')
    axis(1,at=1:length(vali),labels=(collabel),las=2)
    # lines(0:100,rep(1,101),col='black');
  }else{
    lines(1:length(vali),vali,type='b',pch=20,col=colors[(i %% length(colors))])
  }
}




# parameters
# Do not modify the variables beginning with "__"
targetmat=list(c(478.8181750566423,1180.255686805376),c(350.04067076267984,688.13978487375),c(544.3776317881142,978.7486183264093),c(237.6530306515853,677.1734138000647))
targetgene="ATPAF2"
collabel=c("baseline_1","fxn_1")

# set up color using RColorBrewer
#library(RColorBrewer)
#colors <- brewer.pal(length(targetgenelist), "Set1")

colors=c( "#E41A1C", "#377EB8", "#4DAF4A", "#984EA3", "#FF7F00",  "#A65628", "#F781BF",
          "#999999", "#66C2A5", "#FC8D62", "#8DA0CB", "#E78AC3", "#A6D854", "#FFD92F", "#E5C494", "#B3B3B3", 
          "#8DD3C7", "#FFFFB3", "#BEBADA", "#FB8072", "#80B1D3", "#FDB462", "#B3DE69", "#FCCDE5",
          "#D9D9D9", "#BC80BD", "#CCEBC5", "#FFED6F")


## code

targetmatvec=unlist(targetmat)+1
yrange=range(targetmatvec[targetmatvec>0]);
# yrange[1]=1; # set the minimum value to 1
for(i in 1:length(targetmat)){
  vali=targetmat[[i]]+1;
  if(i==1){
    plot(1:length(vali),vali,type='b',las=1,pch=20,main=paste('sgRNAs in',targetgene),ylab='Read counts',xlab='Samples',xlim=c(0.7,length(vali)+0.3),ylim = yrange,col=colors[(i %% length(colors))],xaxt='n',log='y')
    axis(1,at=1:length(vali),labels=(collabel),las=2)
    # lines(0:100,rep(1,101),col='black');
  }else{
    lines(1:length(vali),vali,type='b',pch=20,col=colors[(i %% length(colors))])
  }
}




# parameters
# Do not modify the variables beginning with "__"
targetmat=list(c(197.84907477890602,542.8353681474202),c(112.38764011109453,239.88936723686504),c(886.22337045936,1586.0114165317307),c(112.38764011109453,305.68759367897655))
targetgene="RPL24"
collabel=c("baseline_1","fxn_1")

# set up color using RColorBrewer
#library(RColorBrewer)
#colors <- brewer.pal(length(targetgenelist), "Set1")

colors=c( "#E41A1C", "#377EB8", "#4DAF4A", "#984EA3", "#FF7F00",  "#A65628", "#F781BF",
          "#999999", "#66C2A5", "#FC8D62", "#8DA0CB", "#E78AC3", "#A6D854", "#FFD92F", "#E5C494", "#B3B3B3", 
          "#8DD3C7", "#FFFFB3", "#BEBADA", "#FB8072", "#80B1D3", "#FDB462", "#B3DE69", "#FCCDE5",
          "#D9D9D9", "#BC80BD", "#CCEBC5", "#FFED6F")


## code

targetmatvec=unlist(targetmat)+1
yrange=range(targetmatvec[targetmatvec>0]);
# yrange[1]=1; # set the minimum value to 1
for(i in 1:length(targetmat)){
  vali=targetmat[[i]]+1;
  if(i==1){
    plot(1:length(vali),vali,type='b',las=1,pch=20,main=paste('sgRNAs in',targetgene),ylab='Read counts',xlab='Samples',xlim=c(0.7,length(vali)+0.3),ylim = yrange,col=colors[(i %% length(colors))],xaxt='n',log='y')
    axis(1,at=1:length(vali),labels=(collabel),las=2)
    # lines(0:100,rep(1,101),col='black');
  }else{
    lines(1:length(vali),vali,type='b',pch=20,col=colors[(i %% length(colors))])
  }
}



dev.off()
Sweave("defaultTest_totalNormCount_screen1_summary.Rnw");
library(tools);

texi2dvi("defaultTest_totalNormCount_screen1_summary.tex",pdf=TRUE);
